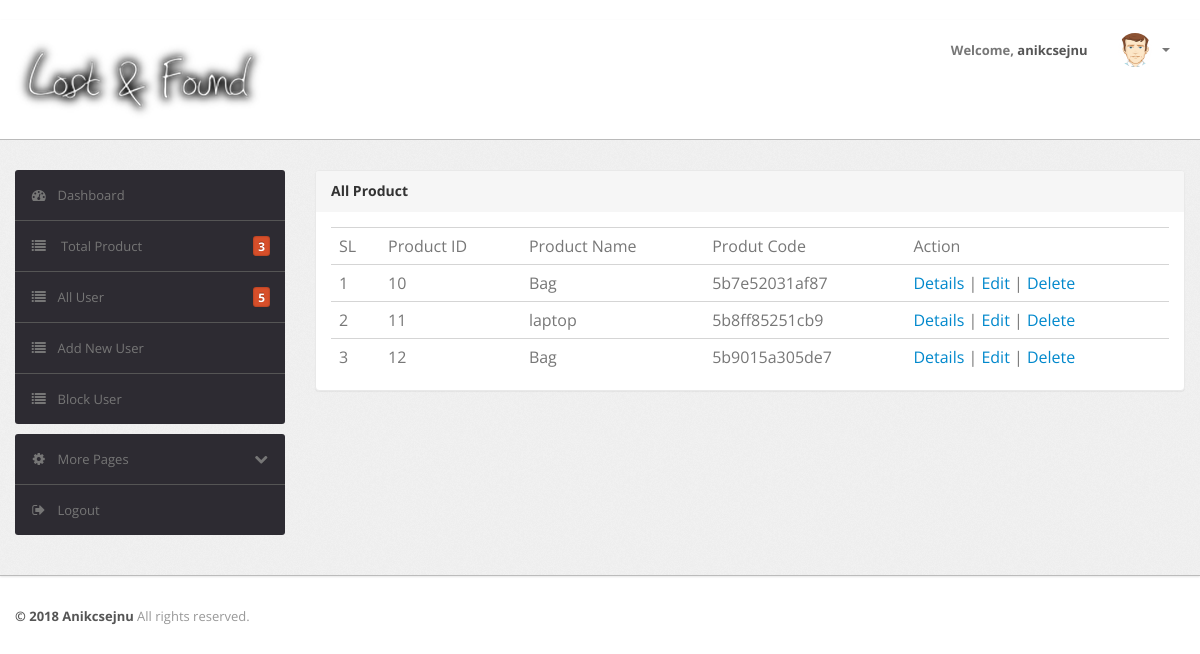
/product_list.php (signed in), run on the app's committed database.
### tables this page shows
CREATE TABLE `products` (
  `id` int(11) NOT NULL,
  `title` varchar(255) NOT NULL,
  `description` text,
  `product_code` varchar(255) NOT NULL,
  `user_id` int(11) NOT NULL,
  `product_picture` varchar(255) DEFAULT NULL
);

### src/Product/products.php (called while the page is built, shortened)
<?php
class Products
{
    public $data = array();
    function __construct()
    {
        $this->conn = new \PDO('mysql:host=localhost;dbname=lostnfound', 'root', '');
        $this->conn->setAttribute(\PDO::ATTR_ERRMODE, \PDO::ERRMODE_EXCEPTION);
    }
    public function find_all_product($user_id = '')
    {
        try {
            if (isset($_SESSION['admin']) && ($_SESSION['admin'] == 1)) {
                $query = "SELECT * FROM `products`";
                $result = $this->conn->query($query);
                foreach ($result as $row) {
                    $this->data[] = $row;
                }
                return $this->data;
            }
        } catch (PDOException $e) {
            echo 'ERROR: ' . $e->getMessage();
        }
    }
}

### product_list.php (the view, shortened to what this page needs)
<?php
if (isset($_SESSION['user_id']) && !empty($_SESSION['user_id'])) {
    $products = new Products();
    if (isset($_SESSION['admin']) && ($_SESSION['admin'] == 1)) {
        $all_products = $products->find_all_product($_SESSION['admin']);
    } else {
        $all_products = $products->find_all_product($_SESSION['user_id']);
    }
    ?>
    ﻿<!DOCTYPE html>
    <html lang="en">
        <head>
        <head>
            <link type="text/css" href="bootstrap/css/bootstrap.min.css" rel="stylesheet">
            <link type="text/css" href="bootstrap/css/bootstrap-responsive.min.css" rel="stylesheet">
            <link type="text/css" href="css/theme.css" rel="stylesheet">
            <link type="text/css" href="images/icons/css/font-awesome.css" rel="stylesheet">
        </head>
        <body>
            <div class="navbar navbar-fixed-top">
                <div class="navbar-inner">
                    <div class="container">
                            <a class="brand" href="dashboard.php"><img src="assets/admin/layout3/img/mylogo2.png"</a>
                        <div class="nav-collapse collapse navbar-inverse-collapse">
                            <ul class="nav nav-icons">
                            </ul>
                            <ul class="nav pull-right">
                                <li><a href="#">Welcome, <b><?php echo $_SESSION['username']; ?></b> </a></li>
                                <li class="nav-user dropdown"><a href="#" class="dropdown-toggle" data-toggle="dropdown">
                                        <img src="images/user.png" class="nav-avatar" />
                                        <b class="caret"></b></a>
                                </li>
                            </ul>
                        </div>
                    </div>
                </div>
            </div>
            <div class="wrapper">
                <div class="container">
                    <div class="row">
                        <div class="span3">
                            <div class="sidebar">
                                <ul class="widget widget-menu unstyled">
                                    <?php include_once "menu.php" ?>
                                </ul>
                                <ul class="widget widget-menu unstyled">
                                    <li><a class="collapsed" data-toggle="collapse" href="#togglePages"><i class="menu-icon icon-cog">
                                            </i><i class="icon-chevron-down pull-right"></i>More Pages </a>
                                    </li>
                                    <li><a href="logout.php"><i class="menu-icon icon-signout"></i>Logout </a></li>
                                </ul>
                            </div>
                        </div>
                        <div class="span9">
                            <div class="content">
                                <div class="module">
                                    <div class="module-head">
                                        <h3>All Product</h3>
                                    </div>
                                    <div class="module-body">
                                        <table class="table">
                                            <tr>
                                            <td>SL</td>
                                            <td>Product ID</td>
                                                <td>Product Name</td>
                                                <td>Produt Code</td>
                                                <td>Action</td>
                                            </tr>
                                            <?php
    if (isset($all_products) && !empty($all_products)) {
        $sl = 1;
        foreach ($all_products as $product) {
            ?>
            <tr>
                <td><?php echo $sl++ ?></td>
                <td><?php echo $product['id'] ?></td>
                <td><?php echo $product['title'] ?></td>
                <td><?php echo $product['product_code'] ?></td>
                <td>
                    <a href="product_view.php?id=<?php echo $product['product_code']; ?>">Details</a> |
                    <a href="product_edit.php?id=<?php echo $product['product_code']; ?>">Edit</a> |
                    <a href="src/Product/product_delete.php?id=<?php echo $product['product_code']; ?>">Delete</a>
                </td>
            </tr>
        <?php }
    } ?>
                                        </table>
                                    </div>
                                </div>
                            </div>
                        </div>
                    </div>
                </div>
            </div>
            <div class="footer">
                <div class="container">
                    <b class="copyright">&copy; 2018 Anikcsejnu </b>All rights reserved.
                </div>
            </div>
        </body>
    </html>
    <?php
} else {
    $_SESSION['invalid'] = "Access Denied ! Please login for continue";
    header('location:login.php');
}
?>

### css/theme.css (style rules this page uses)
body { font-size: 13px; font-family: 'Open Sans', Arial, sans-serif; background: #fff; color: #777 }
h1, h2, h3, h4, h5, h6 { color: #333; margin-top: 0 }
h3 { font-size: 20px }
strong, b { color: #555 }
.wrapper { background: url(../images/bg.png) #eee; border-bottom: 1px solid #bbb; -webkit-box-shadow: 0 1px 2px rgba(0,0,0,0.1); -moz-box-shadow: 0 1px 2px rgba(0,0,0,0.1); box-shadow: 0 1px 2px rgba(0,0,0,0.1); padding: 30px 0 }
.footer { color: #999; padding: 30px 0 60px }
body [class^="icon-"], body [class*=" icon-"] { font-size: 14px; line-height: 20px; height: 20px }
.module { background: #fff; -webkit-border-radius: 3px; -moz-border-radius: 3px; border-radius: 3px; border: 1px solid #ccc; border-bottom-color: #bbb; -webkit-box-shadow: 0 0 1px rgba(0,0,0,0.2); -moz-box-shadow: 0 0 1px rgba(0,0,0,0.2); box-shadow: 0 0 1px rgba(0,0,0,0.2); margin-bottom: 30px }
.navbar { position: static!important; margin: 0!important }
.navbar .navbar-inner { background: #fff; border-bottom: 1px solid #bbb; -webkit-box-shadow: 0 1px 2px rgba(0,0,0,0.15); -moz-box-shadow: 0 1px 2px rgba(0,0,0,0.15); box-shadow: 0 1px 2px rgba(0,0,0,0.15) }
.navbar .brand { color: #333; font-weight: bold; font-size: 20px; margin-right: 20px; padding: 20px }
.navbar .nav>li>a { padding: 20px 15px; font-weight: bold; color: #777 }
.nav-user>a { height: 20px }
.nav-avatar { width: 34px; height: 34px; margin: -7px 5px 0 0; -webkit-border-radius: 50%; -moz-border-radius: 50%; border-radius: 50% }
.table { margin-bottom: 0 }
.table th, .table td { border-color: #d5d5d5!important }
.widget-menu { background: #fff; -webkit-border-radius: 3px; -moz-border-radius: 3px; border-radius: 3px; overflow: hidden }
.widget-menu a { color: #555; display: block; line-height: 20px; padding: 15px; text-decoration: none!important }
.widget-menu .menu-icon { margin-right: 10px; color: #767676; -webkit-transition: all .2s ease-in-out; -moz-transition: all .2s ease-in-out; transition: all .2s ease-in-out; }
.widget-menu>li+li { border-top: 1px solid #555 }
.widget-menu>li>a { background-color: #2d2b32; color: #767676; -webkit-transition: all .2s ease-in-out; -moz-transition: all .2s ease-in-out; transition: all .2s ease-in-out; }
.widget-menu>li>a .icon-chevron-down { display: none }
.widget-menu>li>a.collapsed .icon-chevron-down { display: block }
.module { box-shadow: 0 0 3px rgba(0,0,0,.1); border-color: #e9e9e9; margin-bottom: 20px; background-color: #fff; border-radius: 4px; -webkit-box-shadow: 0 1px 1px rgba(0,0,0,.05); box-shadow: 0 1px 1px rgba(0,0,0,.05); }
.module-head { color: #767676; background-color: #f6f6f6; border-color: #e9e9e9; padding: 10px 15px; border-bottom: 1px solid transparent; border-top-right-radius: 3px; border-top-left-radius: 3px; }
.module-head h3 { font-size: 14px; line-height: 20px; height: 20px; margin: 0 }
.module-body { padding: 15px }

### data on the page
products: id "10", title "Bag", product_code "5b7e52031af87"
products: id "11", title "laptop", product_code "5b8ff85251cb9"
products: id "12", title "Bag", product_code "5b9015a305de7"

### other printed values
$_SESSION['username'] "anikcsejnu"
$number_of_product "3"
$number_of_user "5"
